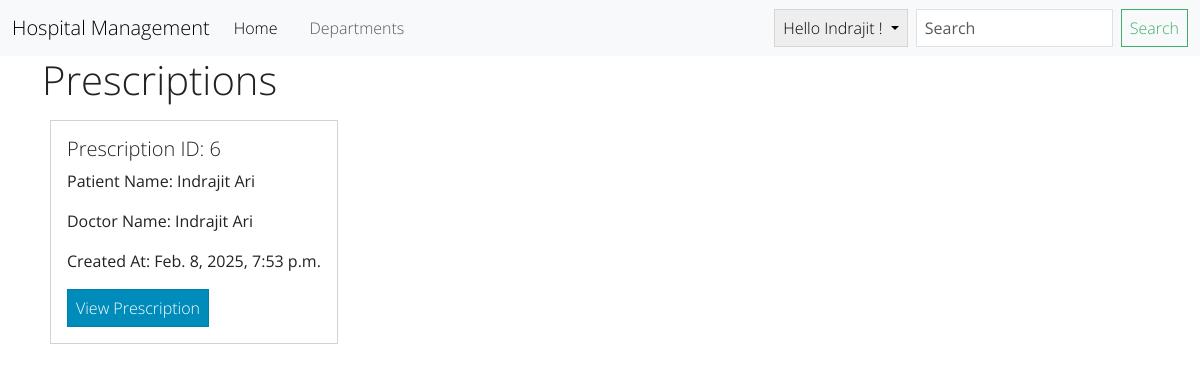
The app's page /prescriptions/ (signed in), older data.
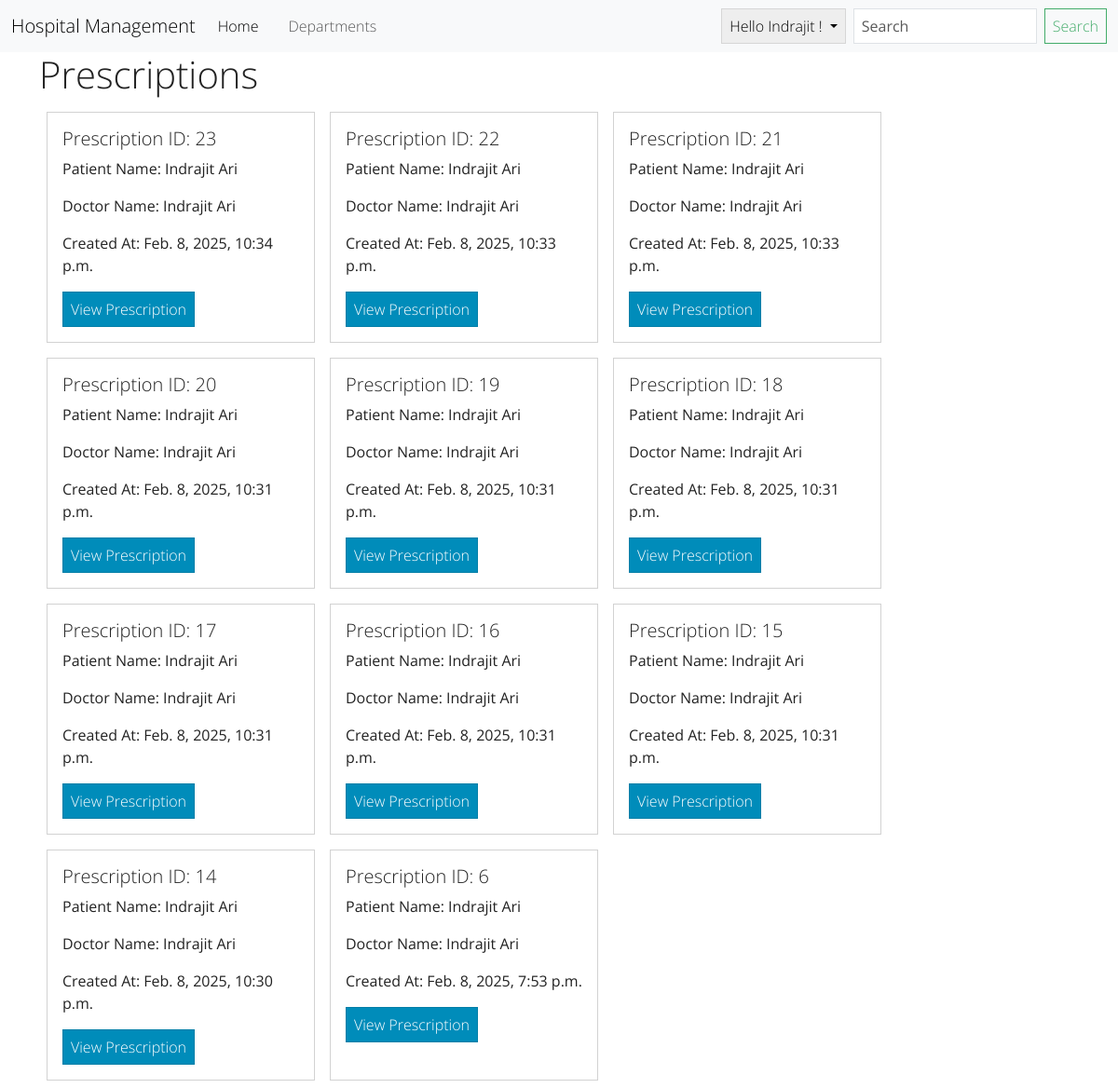
The same page, newer data.
### hospital/models.py (models this page shows, shortened)
class Prescription(models.Model):
    id = models.AutoField(primary_key=True)
    patient = models.ForeignKey(User, on_delete=models.CASCADE)
    doctor = models.ForeignKey(
        User, on_delete=models.CASCADE, related_name='doctor_prescriptions')
    hospital = models.ForeignKey(Hospital, on_delete=models.CASCADE)
    age = models.IntegerField()
    weight = models.FloatField(blank=True, null=True)
    content = models.TextField()
    medicines = models.ManyToManyField(Medicine, null=True)  # Link medicine
    created_at = models.DateTimeField(auto_now_add=True)
    class Meta:
        ordering = ["created_at"]

class User(AbstractUser):
    username = None
    first_name = models.CharField(max_length=20)
    last_name = models.CharField(max_length=50)
    email = models.EmailField(unique=True)
    hospital = models.ForeignKey(
        'Hospital', on_delete=models.SET_NULL, null=True, blank=True)
    department = models.ForeignKey(
        Department, on_delete=models.SET_NULL, null=True, blank=True)
    role = models.CharField(max_length=20, choices=[
        ('admin', 'Admin'),
        ('doctor', 'Doctor'),
        ('staff', 'Staff'),
        ('patient', 'Patient')
    ], default='patient')
    groups = models.ManyToManyField(
        Group, related_name="hospital_users", blank=True)
    user_permissions = models.ManyToManyField(
        Permission, related_name="hospital_users_permissions", blank=True)
    abha_id = models.CharField(max_length=15, blank=True, null=True)
    USERNAME_FIELD = 'email'
    REQUIRED_FIELDS = []
    objects = CustomUserManager()

### hospital_management/views.py (the view)
# urls.py: path("prescriptions/", views.get_prescriptions, name="patient_prescriptions"),
def get_prescriptions(request):
    prescriptions = Prescription.objects.filter(patient=request.user).order_by('-created_at').all()
    return render(request, 'prescriptions.html', {'prescriptions': prescriptions})

### templates/prescriptions.html (shortened to what this page needs)
{% extends "layout.html" %}
{% block content %}
<div class="container">
    <h1 class="ml-4">Prescriptions</h1>
    <div class="d-flex flex-wrap">
        {% for prescription in prescriptions %}
        <div class="card m-2" style="width: 18rem;">
            <div class="card-body">
                <h5 class="card-title">Prescription ID: {{ prescription.id }}</h5>
                <p class="card-text">Patient Name: {{ prescription.patient.first_name  }} {{prescription.patient.last_name}}</p>
                <p class="card-text">Doctor Name: {{ prescription.doctor.first_name }} {{prescription.doctor.last_name}}</p>
                <p class="card-text">Created At: {{ prescription.created_at }}</p>
                <a href="{% url 'show_prescription' prescription.id %}" class="btn btn-primary">View Prescription</a>
            </div>
        </div>
        {% endfor %}
    </div>
</div>
{% endblock content %}

Row changes from the older to the newer data that the page shows:
added Prescription: id "23", patient.first_name "Indrajit", patient.last_name "Ari", doctor.first_name "Indrajit", doctor.last_name "Ari", created_at "Feb. 8, 2025, 10:34 p.m."
added Prescription: id "22", patient.first_name "Indrajit", patient.last_name "Ari", doctor.first_name "Indrajit", doctor.last_name "Ari", created_at "Feb. 8, 2025, 10:33 p.m."
added Prescription: id "21", patient.first_name "Indrajit", patient.last_name "Ari", doctor.first_name "Indrajit", doctor.last_name "Ari", created_at "Feb. 8, 2025, 10:33 p.m."
added Prescription: id "20", patient.first_name "Indrajit", patient.last_name "Ari", doctor.first_name "Indrajit", doctor.last_name "Ari", created_at "Feb. 8, 2025, 10:31 p.m."
added Prescription: id "19", patient.first_name "Indrajit", patient.last_name "Ari", doctor.first_name "Indrajit", doctor.last_name "Ari", created_at "Feb. 8, 2025, 10:31 p.m."
added Prescription: id "18", patient.first_name "Indrajit", patient.last_name "Ari", doctor.first_name "Indrajit", doctor.last_name "Ari", created_at "Feb. 8, 2025, 10:31 p.m."
added Prescription: id "17", patient.first_name "Indrajit", patient.last_name "Ari", doctor.first_name "Indrajit", doctor.last_name "Ari", created_at "Feb. 8, 2025, 10:31 p.m."
added Prescription: id "16", patient.first_name "Indrajit", patient.last_name "Ari", doctor.first_name "Indrajit", doctor.last_name "Ari", created_at "Feb. 8, 2025, 10:31 p.m."
added Prescription: id "15", patient.first_name "Indrajit", patient.last_name "Ari", doctor.first_name "Indrajit", doctor.last_name "Ari", created_at "Feb. 8, 2025, 10:31 p.m."
added Prescription: id "14", patient.first_name "Indrajit", patient.last_name "Ari", doctor.first_name "Indrajit", doctor.last_name "Ari", created_at "Feb. 8, 2025, 10:30 p.m."
